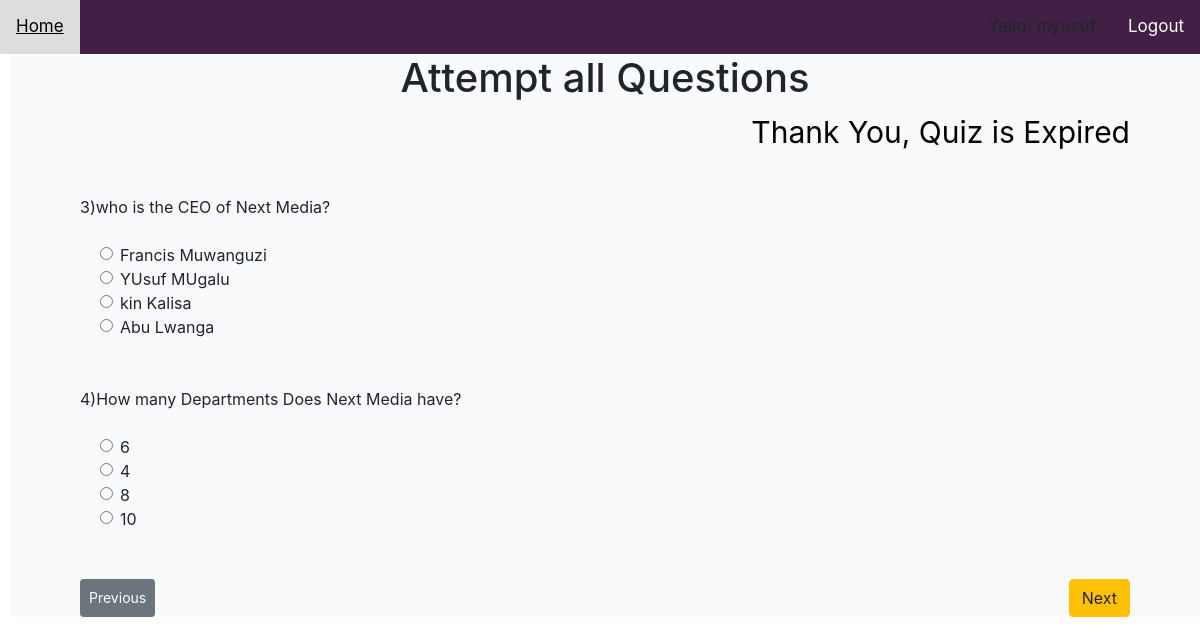
/quiz/?page=2 (signed in), run on an earlier commit of the app's database.
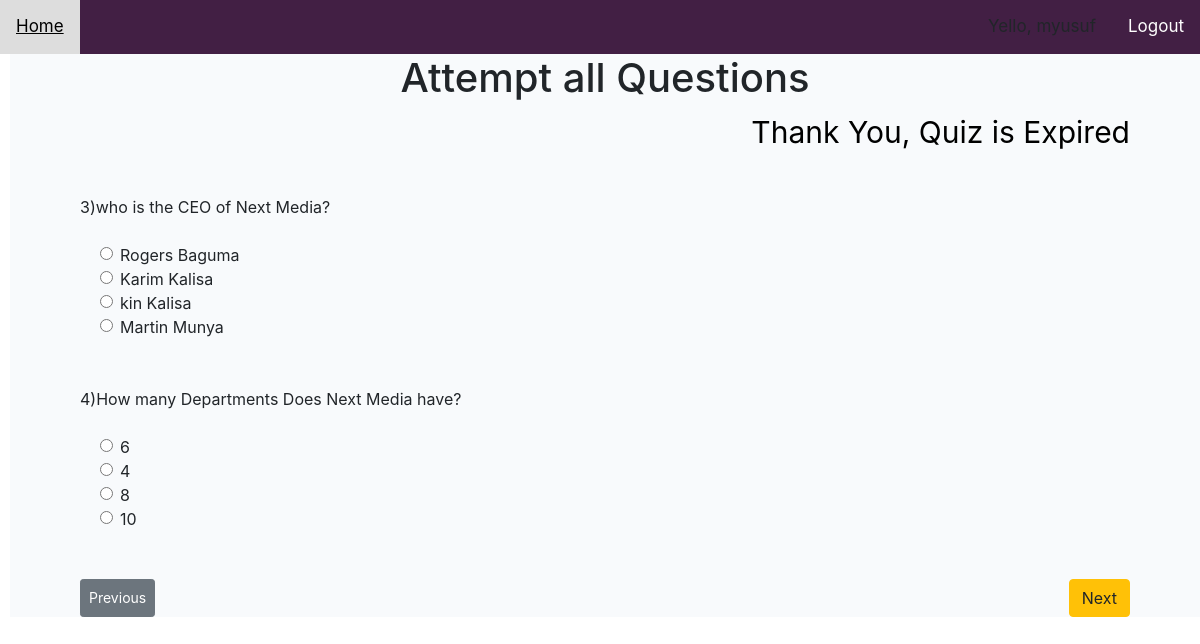
And on a later commit of the database.
### blog/models.py (models this page shows, shortened)
class QuesModel(models.Model):
    question = models.CharField(max_length=200, null=True)
    op1 = models.CharField(max_length=200, null=True)
    op2 = models.CharField(max_length=200, null=True)
    op3 = models.CharField(max_length=200, null=True)
    op4 = models.CharField(max_length=200, null=True)
    ans = models.CharField(max_length=200, null=True)
    user = models.ForeignKey(User,null=True,blank =True, on_delete=models.CASCADE)
    class Meta:
       ordering = ['id']

### blog/views.py (the view)
# urls.py: path('quiz/',views.quiz, name ='Quiz'),
@login_required
def quiz(request):
    'session_key', 'set_expiry'
    key = request.session.session_key
    print(key)
    suf = QuesModel.objects.all()
    paginator = Paginator(suf, 2)
    page = request.GET.get('page', 1)
    msufu = paginator.page(page)
    if request.method == 'POST':
        data = request.POST
        data_ = dict(data.lists())
        print(data)
        for k in data_.keys():
            print('key:',k)
        score = 0
        wrong = 0
        correct = 0
        total = 0
        for sufu in suf:
            total += 1
            answer = request.POST.get(sufu.id)
            print(sufu.ans)
            print(answer)
            if sufu.ans == answer:
                score += 4
                correct += 1
            else:
                wrong += 1
        percents = score/(total*4) * 100
        percent = round(percents, 1)
        result = context = {
            'score': 28,
            'time': request.POST.get(''),
            'correct': 7,
            'wrong': 8,
            'percent': 46.7,
            'total': total
        }
        return render(request, 'blog/result.html', context)
        save(render(request, 'blog/result.html', context))
    else:
        suf = QuesModel.objects.all()
    return render(request, 'blog/quiz.html', {'msufu': msufu})

### blog/templates/blog/quiz.html (shortened to what this page needs)
{% load static%}
<!DOCTYPE html>
<html lang="en" dir="ltr">
  <head>
    <link rel="stylesheet" href="https://stackpath.bootstrapcdn.com/bootstrap/4.3.1/css/bootstrap.min.css" integrity=
    "sha384-ggOyR0iXCbMQv3Xipma34MD+dH/1fQ784/j6cY/iJTQUOhcWr7x9JvoRxT2MZw1T">
  </head>
  <body>
  <div class="topnav">
  <a href="/home">Home</a>
  <div class="topnav-right">
    <a class="greet">Yello, {{request.user}}</a>
    <a href="/logout">Logout</a>
</div>
</div>
    <div id = 'content', name = 'content' , class ='main'>
  <form id ='quiz-form' method='POST' action=''class="form-disable">
   <div>
    <h1> Attempt all Questions</h1>
   <div class="timer">
    <p id="demos"></p>
  </div>
    </div>
    {% for sufu in msufu%}
    <br>
    {% if sufu.id < 12 %}
    <div class="form-group">
      <label for="question">{{sufu.id}}){{sufu.question}}</label>
    </div>
    <div class="form-check">
        <div class="form-check">
            <input class="form-check-input" type="radio" name="{{sufu.question}}" id="{{sufu.op1}}" value={{sufu.op1}}>
            <label class="form-check-label" for="{{sufu.op1}}">
                {{sufu.op1}}
            </label>
        </div>
        <div class="form-check">
            <input class="form-check-input" type="radio" name="{{sufu.question}}" id="{{sufu.op2}}" value={{sufu.op2}} >
            <label class="form-check-label" for="{{sufu.op2}}">
                {{sufu.op2}}
            </label>
        </div>
        <div class="form-check">
            <input class="form-check-input" type="radio" name="{{sufu.question}}" id="{{sufu.op3}}" value={{sufu.op3}} >
            <label class="form-check-label" for="{{sufu.op3}}">
                {{sufu.op3}}
            </label>
        </div>
        <div class="form-check">
            <input class="form-check-input" type="radio" name="{{sufu.question}}" id="{{sufu.op4}}" value={{sufu.op4}} >
            <label class="form-check-label" for="{{sufu.op4}}">
                {{sufu.op4}}
            </label>
        </div>
    </div>
    {% endif %} <br>
    {% endfor %}
    {% if msufu.has_previous %}<br>
    {% endif %}
    <div class="btn-wrapper text-center d-flex justify-content-md-between">
      <a class="btn btn-secondary  btn-sm text-white d-flex align-items-center" href="?page={{msufu.previous_page_number}}">Previous</a>
      {% if msufu.has_next %}
      <a class="btn btn-warning" href="?page={{msufu.next_page_number}}" >Next</a>
      {% endif %}
    </div>
  </form>
</div>
  </body>
</html>

### blog/templates/blog/quiz.html (style rules this page uses)
.timer p { text-align: right; font-size: 30px; margin-top: 0px; color:#000000; }
h1 { text-align:center; }
.topnav { overflow: hidden; background-color: #421f44; }
.topnav a { float: left; color: #f2f2f2; color:white; text-align: center; padding: 14px 16px; text-decoration: none; font-size: 17px; }
.btn-wrapper .btn-secondary { line-height:1; }
.topnav-right { float: right; }
.main { margin-left: 10px; padding: 0px 70px; background-color: #f8fafc; }

What changed in the data, as far as the page shows it:
changed QuesModel "who is the CEO of Next Media?": question "☐ Francis Muwanguzi" → "☐ Rogers Baguma"; op1 "Francis Muwanguzi" → "Rogers Baguma"; question "☐ YUsuf MUgalu" → "☐ Karim Kalisa"; op2 "YUsuf MUgalu" → "Karim Kalisa"; question "☐ Abu Lwanga" → "☐ Martin Munya"; op4 "Abu Lwanga" → "Martin Munya"
